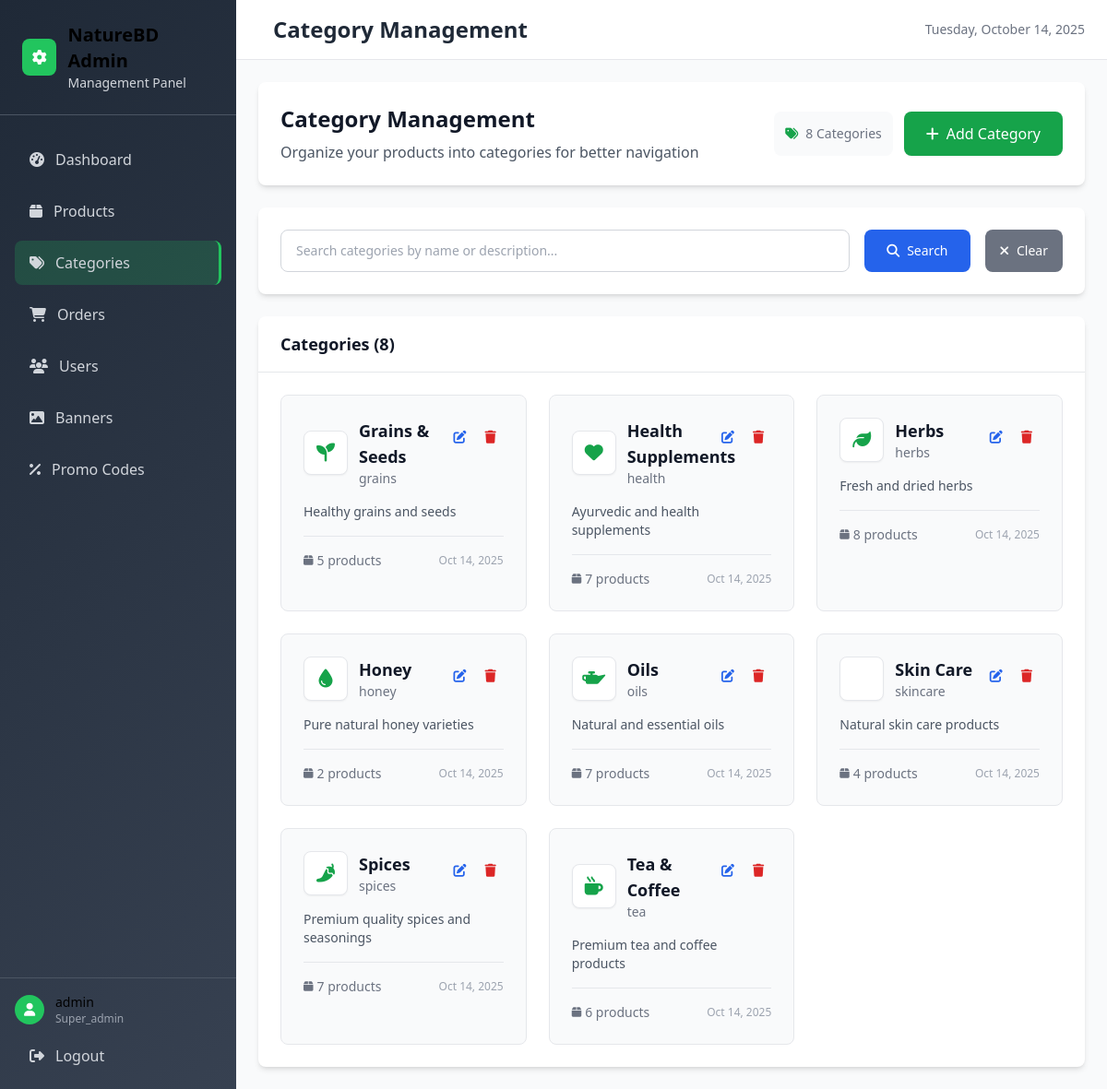
The page /admin/categories.php (signed in) on the database as committed earlier.
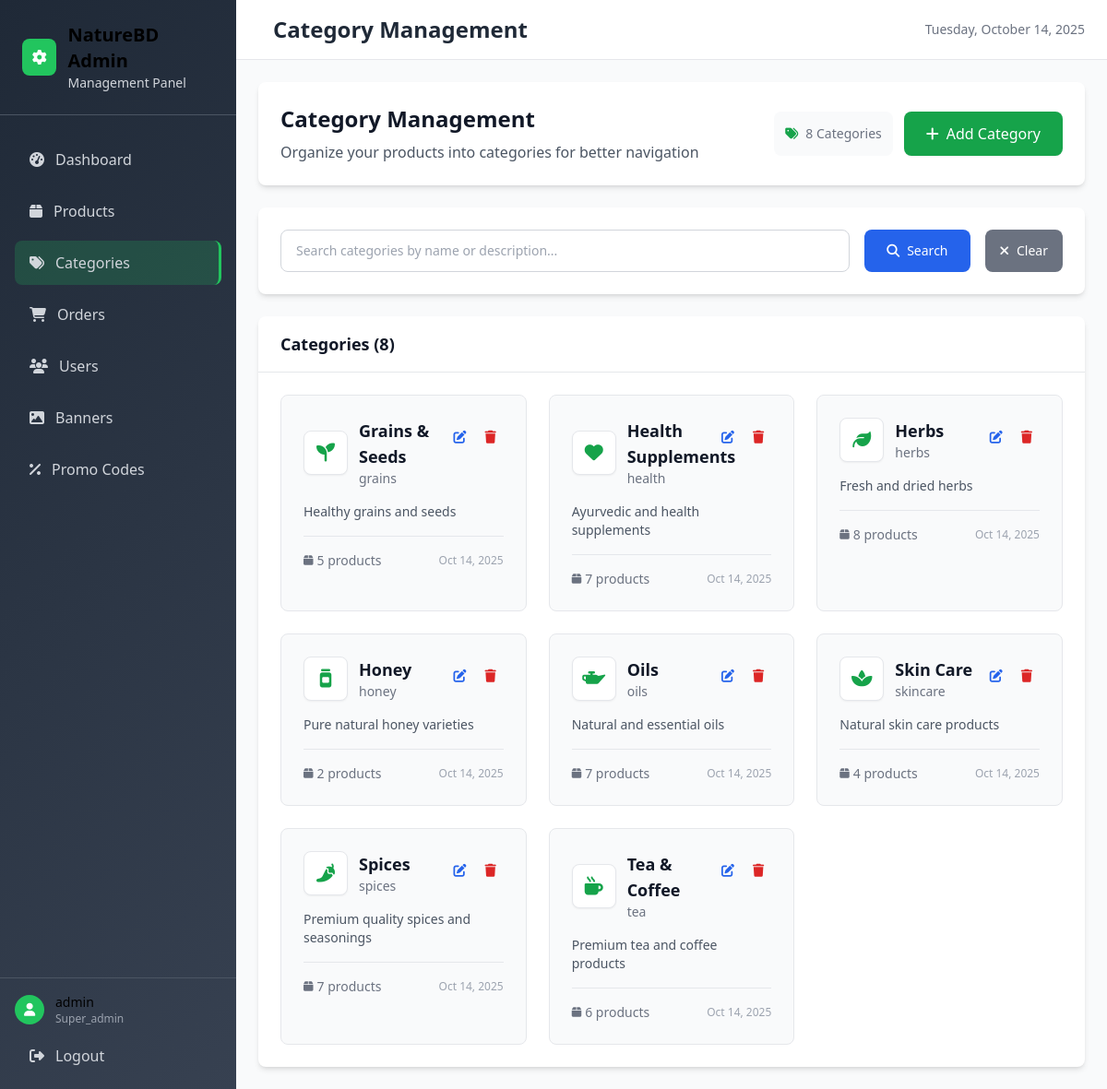
The same page on the database as committed later.
### tables this page shows
CREATE TABLE categories (
    id INT AUTO_INCREMENT PRIMARY KEY,
    name VARCHAR(255) NOT NULL,
    slug VARCHAR(255) UNIQUE NOT NULL,
    description TEXT,
    icon_type ENUM('fontawesome', 'bootstrap', 'sticker', 'svg') DEFAULT 'fontawesome',
    icon_class VARCHAR(100),
    sticker_url VARCHAR(255),
    svg_code TEXT,
    created_at TIMESTAMP DEFAULT CURRENT_TIMESTAMP
);

### admin/categories.php (the view, shortened to what this page needs)
<?php
$page_title = 'Category Management';
include 'includes/header.php';
$categories = $conn->query("SELECT * FROM categories ORDER BY name")->fetch_all(MYSQLI_ASSOC);
?>
<div class="bg-white rounded-lg shadow-md p-6 mb-6">
    <div class="flex flex-col lg:flex-row lg:items-center lg:justify-between gap-4">
        <div>
            <h1 class="text-2xl font-bold text-gray-900 mb-2">Category Management</h1>
            <p class="text-gray-600">Organize your products into categories for better navigation</p>
        </div>
        <div class="flex flex-col sm:flex-row gap-3">
            <div class="flex items-center text-sm text-gray-500 bg-gray-50 px-3 py-2 rounded-lg">
                <i class="fas fa-tags mr-2 text-green-600"></i>
                <span><?php echo count($categories); ?> Categories</span>
            </div>
            <a href="?action=add" class="inline-flex items-center px-6 py-3 bg-green-600 text-white rounded-lg hover:bg-green-700 transition-all duration-200 font-medium shadow-sm hover:shadow-md">
                <i class="fas fa-plus mr-2"></i>Add Category
            </a>
        </div>
    </div>
</div>
<div class="bg-white rounded-lg shadow-md p-6 mb-6" role="search" aria-label="Category search and filters">
    <div class="flex flex-col lg:flex-row gap-4 items-start lg:items-center justify-between">
        <div class="flex flex-col sm:flex-row gap-4 flex-1 w-full">
            <div class="flex-1">
                <input type="text" id="search-input" value="" placeholder="Search categories by name or description..." class="w-full px-4 py-3 border border-gray-300 rounded-lg focus:ring-2 focus:ring-blue-500 focus:border-transparent text-sm" aria-describedby="search-help">
            </div>
            <button type="button" id="search-btn" class="px-6 py-3 bg-blue-600 text-white rounded-lg hover:bg-blue-700 transition-colors text-sm font-medium disabled:opacity-50 disabled:cursor-not-allowed" aria-label="Perform search">
                <i class="fas fa-search mr-2" aria-hidden="true"></i>Search
            </button>
            <button type="button" id="clear-filters-btn" class="px-4 py-3 bg-gray-500 text-white rounded-lg hover:bg-gray-600 transition-colors text-sm font-medium" aria-label="Clear search filters">
                <i class="fas fa-times mr-2" aria-hidden="true"></i>Clear
            </button>
        </div>
    </div>
</div>
<div id="categories-container" role="main" aria-label="Categories list">
<div class="bg-white rounded-lg shadow-md overflow-hidden">
    <div class="px-6 py-4 border-b border-gray-200">
        <h2 class="text-lg font-semibold text-gray-900">Categories (<span id="total-count"><?php echo count($categories); ?></span>)</h2>
    </div>
    <div class="hidden md:block">
        <div class="p-6">
            <?php if (empty($categories)): ?>
                <div class="text-center py-12">
                    <div class="w-24 h-24 bg-gray-100 rounded-full flex items-center justify-center mx-auto mb-4">
                        <i class="fas fa-tags text-3xl text-gray-400"></i>
                    </div>
                    <h3 class="text-lg font-medium text-gray-900 mb-2">No categories found</h3>
                    <p class="text-gray-500 mb-6">Get started by creating your first category</p>
                    <a href="?action=add" class="inline-flex items-center px-4 py-2 bg-blue-600 text-white rounded-lg hover:bg-blue-700 transition-colors">
                        <i class="fas fa-plus mr-2"></i>Add Category
                    </a>
                </div>
            <?php else: ?>
                <div class="grid grid-cols-1 md:grid-cols-2 lg:grid-cols-3 xl:grid-cols-4 gap-6">
                    <?php foreach ($categories as $category): ?>
                        <div class="bg-gray-50 rounded-lg p-6 hover:bg-gray-100 transition-all duration-200 hover:shadow-md border border-gray-200 hover:border-gray-300">
                            <div class="flex items-start justify-between mb-4">
                                <div class="flex items-center flex-1 min-w-0">
                                    <div class="w-12 h-12 bg-white rounded-lg flex items-center justify-center mr-3 shadow-sm border border-gray-200">
                                        <?php
                                        if ($category['icon_type'] === 'sticker' && $category['sticker_url']) {
                                            echo '<img src="' . htmlspecialchars($category['sticker_url']) . '" alt="' . htmlspecialchars(html_entity_decode($category['name'])) . '" class="w-8 h-8 object-contain rounded">';
                                        } else {
                                            echo '<i class="' . htmlspecialchars($category['icon_class']) . ' text-green-600 text-xl"></i>';
                                        }
                                        ?>
                                    </div>
                                    <div class="flex-1 min-w-0">
                                        <h3 class="text-lg font-semibold text-gray-900"><?php echo htmlspecialchars(html_entity_decode($category['name'])); ?></h3>
                                        <p class="text-sm text-gray-500 truncate"><?php echo htmlspecialchars(html_entity_decode($category['slug'])); ?></p>
                                    </div>
                                </div>
                                <div class="flex space-x-1 ml-2">
                                    <a href="?action=edit&id=<?php echo $category['id']; ?>"
                                       class="p-2 text-blue-600 hover:text-blue-800 hover:bg-blue-50 rounded-lg transition-colors"
                                       title="Edit category">
                                        <i class="fas fa-edit text-sm"></i>
                                    </a>
                                    <form method="POST" class="inline" onsubmit="return confirmDelete('Are you sure you want to delete this category? This action cannot be undone.')">
                                        <button type="submit" class="p-2 text-red-600 hover:text-red-800 hover:bg-red-50 rounded-lg transition-colors" title="Delete category">
                                            <i class="fas fa-trash text-sm"></i>
                                        </button>
                                    </form>
                                </div>
                            </div>
                            <?php if ($category['description']): ?>
                                <p class="text-gray-600 text-sm mb-4 line-clamp-2"><?php echo htmlspecialchars(html_entity_decode($category['description'])); ?></p>
                            <?php endif; ?>
                            <div class="flex items-center justify-between text-sm border-t border-gray-200 pt-4">
                                <div class="flex items-center space-x-4">
                                    <span class="text-gray-500 flex items-center">
                                        <i class="fas fa-box mr-1 text-xs"></i>
                                        <?php
                                        $stmt = $conn->prepare("SELECT COUNT(*) as count FROM products WHERE (category = ? OR category_id = ?) AND is_active = 1");
                                        $stmt->bind_param("si", $category['slug'], $category['id']);
                                        $stmt->execute();
                                        $count = $stmt->get_result()->fetch_assoc()['count'];
                                        echo $count . ' product' . ($count !== 1 ? 's' : '');
                                        ?>
                                    </span>
                                </div>
                                <span class="text-gray-400 text-xs">
                                    <?php echo date('M j, Y', strtotime($category['created_at'])); ?>
                                </span>
                            </div>
                        </div>
                    <?php endforeach; ?>
                </div>
            <?php endif; ?>
        </div>
    </div>
</div>
</div>
<?php include 'includes/footer.php'; ?>

### admin/includes/header.php (shortened to what this page needs)
<!DOCTYPE html>
<html lang="en">
<head>
    <script src="https://cdn.tailwindcss.com"></script>
    <link rel="stylesheet" href="https://cdnjs.cloudflare.com/ajax/libs/font-awesome/6.4.0/css/all.min.css">
    <link rel="stylesheet" href="css/admin.css">
</head>
<body class="bg-gray-100">
    <div class="flex h-screen overflow-hidden">
        <div class="admin-sidebar w-64 no-print" id="sidebar">
            <div class="p-6 border-b border-gray-600">
                <div class="flex items-center space-x-3">
                    <div class="w-10 h-10 bg-green-500 rounded-lg flex items-center justify-center">
                        <i class="fas fa-cog text-white"></i>
                    </div>
                    <div>
                        <h1 class="text-xl font-bold">NatureBD Admin</h1>
                        <p class="text-sm text-gray-300">Management Panel</p>
                    </div>
                </div>
            </div>
            <nav class="mt-6">
                <div class="px-4 space-y-2">
                    <a href="dashboard.php" class="nav-link <?php echo basename($_SERVER['PHP_SELF']) == 'dashboard.php' ? 'active' : ''; ?> flex items-center space-x-3 px-4 py-3 rounded-lg text-gray-300 hover:text-white">
                        <i class="fas fa-tachometer-alt"></i>
                        <span>Dashboard</span>
                    </a>
                    <a href="products.php" class="nav-link <?php echo basename($_SERVER['PHP_SELF']) == 'products.php' ? 'active' : ''; ?> flex items-center space-x-3 px-4 py-3 rounded-lg text-gray-300 hover:text-white">
                        <i class="fas fa-box"></i>
                        <span>Products</span>
                    </a>
                    <a href="categories.php" class="nav-link <?php echo basename($_SERVER['PHP_SELF']) == 'categories.php' ? 'active' : ''; ?> flex items-center space-x-3 px-4 py-3 rounded-lg text-gray-300 hover:text-white">
                        <i class="fas fa-tags"></i>
                        <span>Categories</span>
                    </a>
                    <a href="orders.php" class="nav-link <?php echo basename($_SERVER['PHP_SELF']) == 'orders.php' ? 'active' : ''; ?> flex items-center space-x-3 px-4 py-3 rounded-lg text-gray-300 hover:text-white">
                        <i class="fas fa-shopping-cart"></i>
                        <span>Orders</span>
                    </a>
                    <a href="users.php" class="nav-link <?php echo basename($_SERVER['PHP_SELF']) == 'users.php' ? 'active' : ''; ?> flex items-center space-x-3 px-4 py-3 rounded-lg text-gray-300 hover:text-white">
                        <i class="fas fa-users"></i>
                        <span>Users</span>
                    </a>
                    <a href="banners.php" class="nav-link <?php echo basename($_SERVER['PHP_SELF']) == 'banners.php' ? 'active' : ''; ?> flex items-center space-x-3 px-4 py-3 rounded-lg text-gray-300 hover:text-white">
                        <i class="fas fa-image"></i>
                        <span>Banners</span>
                    </a>
                    <a href="promo_codes.php" class="nav-link <?php echo basename($_SERVER['PHP_SELF']) == 'promo_codes.php' ? 'active' : ''; ?> flex items-center space-x-3 px-4 py-3 rounded-lg text-gray-300 hover:text-white">
                        <i class="fas fa-percent"></i>
                        <span>Promo Codes</span>
                    </a>
                </div>
            </nav>
            <div class="absolute bottom-0 w-64 p-4 border-t border-gray-600">
                <div class="flex items-center space-x-3 mb-3">
                    <div class="w-8 h-8 bg-green-500 rounded-full flex items-center justify-center">
                        <i class="fas fa-user text-white text-sm"></i>
                    </div>
                    <div>
                        <p class="text-sm font-medium"><?php echo isset($_SESSION['admin_username']) ? $_SESSION['admin_username'] : 'Admin'; ?></p>
                        <p class="text-xs text-gray-400"><?php echo isset($_SESSION['admin_role']) ? ucfirst($_SESSION['admin_role']) : 'User'; ?></p>
                    </div>
                </div>
                <a href="logout.php" class="flex items-center space-x-3 px-4 py-2 rounded-lg text-gray-300 hover:text-white hover:bg-red-600 transition-colors">
                    <i class="fas fa-sign-out-alt"></i>
                    <span>Logout</span>
                </a>
            </div>
        </div>
        <div class="flex-1 flex flex-col overflow-hidden">
            <header class="bg-white shadow-sm border-b border-gray-200 px-4 md:px-6 py-4 no-print">
                <div class="flex items-center justify-between">
                    <div class="flex items-center space-x-4">
                        <h2 class="text-xl md:text-2xl font-semibold text-gray-800">
                            <?php echo isset($page_title) ? $page_title : 'Dashboard'; ?>
                        </h2>
                    </div>
                    <div class="text-sm text-gray-500 hidden sm:block">
                        <?php echo date('l, F j, Y'); ?>
                    </div>
                </div>
            </header>
            <main class="flex-1 overflow-y-auto p-4 md:p-6 admin-content min-h-0">

### admin/includes/footer.php (shortened to what this page needs)
            </main>
        </div>
    </div>
</body>
</html>

### admin/css/admin.css (style rules this page uses)
html, body { height: 100%; }
@media (min-width: 769px) { html, body { overflow: hidden; } }
.admin-sidebar { background: linear-gradient(135deg, #1f2937 0%, #374151 100%); }
.admin-content { background-color: #f9fafb; }
.nav-link { transition: all 0.3s ease; }
.nav-link.active { background-color: rgba(34, 197, 94, 0.2); border-right: 3px solid #22c55e; }
#sidebar { transition: transform 0.3s ease; }

Rows that differ between the two databases and show on the page:
changed categories "Honey": icon_class "fas fa-tint" → "fas fa-jar" (drawn)
changed categories "Skin Care": icon_class "bi bi-moisture" → "fas fa-spa" (drawn)
